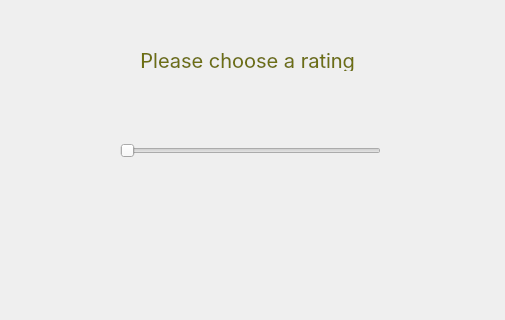
<?xml version="1.0" encoding="UTF-8"?>
<ui version="4.0">
 <class>Form</class>
 <widget class="QWidget" name="Form">
  <property name="geometry">
   <rect>
    <x>0</x>
    <y>0</y>
    <width>505</width>
    <height>320</height>
   </rect>
  </property>
  <property name="windowTitle">
   <string>Form</string>
  </property>
  <widget class="QLabel" name="label_2">
   <property name="geometry">
    <rect>
     <x>120</x>
     <y>50</y>
     <width>261</width>
     <height>21</height>
    </rect>
   </property>
   <property name="font">
    <font>
     <family>Inter</family>
     <pointsize>15</pointsize>
     <italic>false</italic>
     <bold>false</bold>
    </font>
   </property>
   <property name="styleSheet">
    <string notr="true">color: #6D6F11;
text-align: center;
font-family: Inter;
font-style: normal;
font-weight: 400;
line-height: normal;</string>
   </property>
   <property name="text">
    <string>Please choose a rating </string>
   </property>
   <property name="alignment">
    <set>Qt::AlignCenter</set>
   </property>
  </widget>
  <widget class="QSlider" name="horizontalSlider">
   <property name="geometry">
    <rect>
     <x>120</x>
     <y>140</y>
     <width>261</width>
     <height>21</height>
    </rect>
   </property>
   <property name="orientation">
    <enum>Qt::Horizontal</enum>
   </property>
  </widget>
 </widget>
 <resources/>
 <connections/>
</ui>
